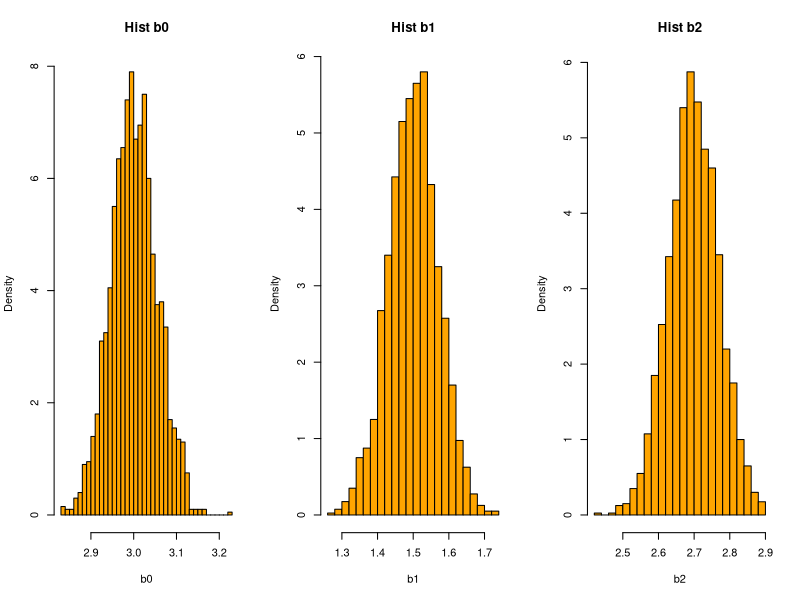
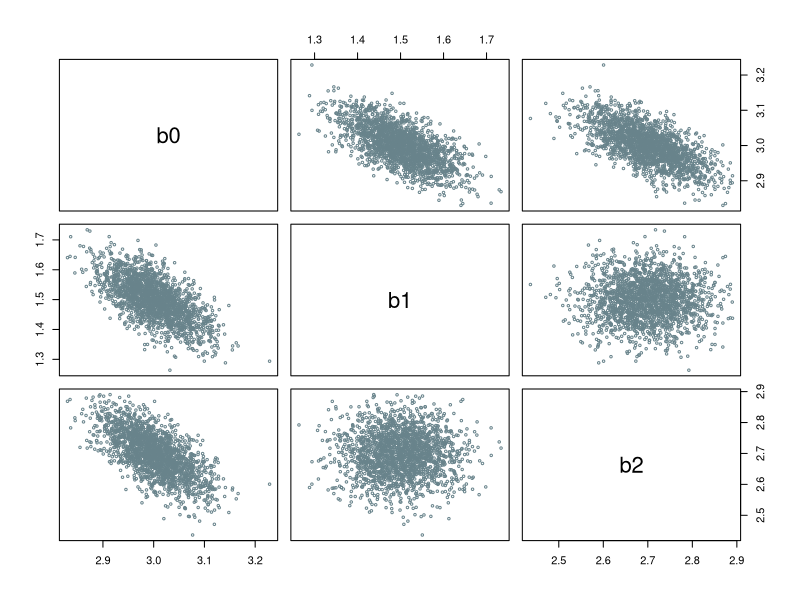
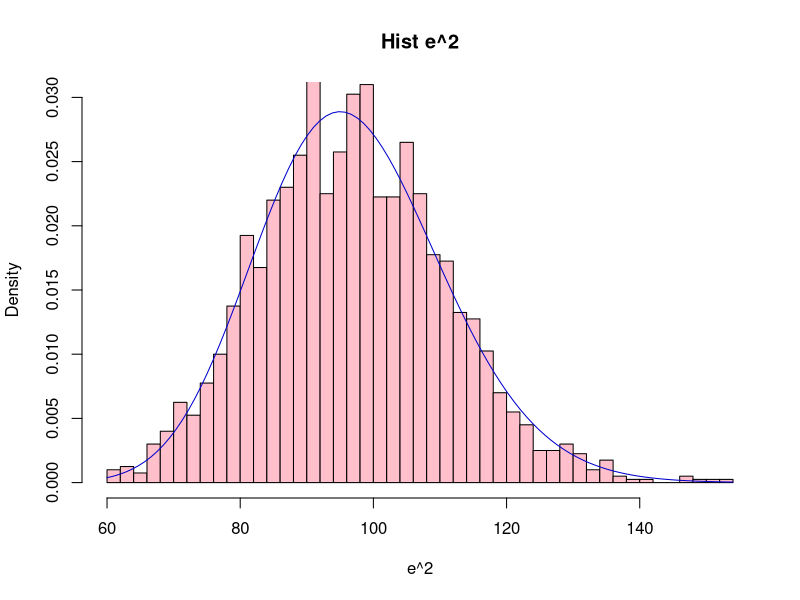
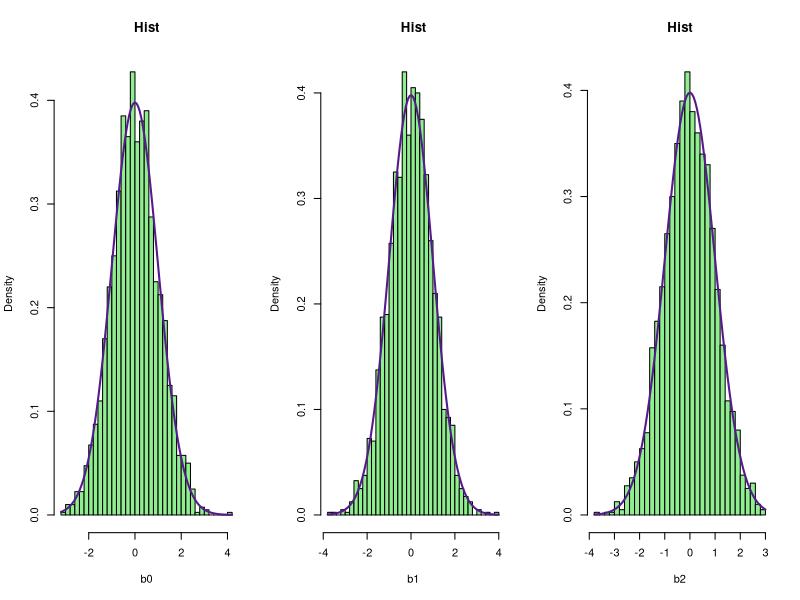

Reproduce these figures in R, in order.
# __________________________________________________________________________________________________
# 
# autor: Pedro Guarderas
# email: ajusworkopensource@gmail.com
# file: session_14.R
# 
# This program is free software; you can redistribute it and/or modify it under the 
# terms of the GNU General Public License as published by the Free Software Foundation; 
# either version 2 of the License, or (at your option) any later version.
# __________________________________________________________________________________________________
# 

# __________________________________________________________________________________________________
M<-2000
n<-100
b<-c(1.5,2.7)
b0<-3
p<-length( b )
s<-0.2

k<-1
B<-data.frame()
E2<-data.frame()
C<-data.frame()
while( k <= M ) {
  X<-matrix( runif( 2 * n ), n, 2 )
  e<-rnorm( n, 0, s )
  D<-data.frame( Y = X %*% b + b0 + e, X1 = X[,1], X2 = X[,2] )
  MC<-lm( Y ~ X1 + X2, data = D )
  B<-rbind( B, coefficients( MC ) )
  E2<-rbind( E2, sum( residuals( MC )^2 ) )
  XX<-cbind( rep( 1, n ), X )
  C<-rbind( C, diag( solve( t(XX) %*% XX ) ) )
  k<-k+1
}
colnames( B )<-c( 'b0', 'b1', 'b2' )
colnames( E2 )<-c( 'e2' )
colnames( C )<-c( 'c0', 'c1', 'c2' )
rm( k, X, e, D, MC )

# __________________________________________________________________________________________________
# Estimación de s
sqrt( mean( E2$e2 / ( n - p - 1 ) ) )

# __________________________________________________________________________________________________
X11( width = 13, height = 5 )
layout( matrix( c(1,2,3), 1, 3, byrow = TRUE ) )
hist( B$b0, breaks = 30, freq = FALSE, col = 'orange1', xlab = 'b0', main = 'Hist b0' )
hist( B$b1, breaks = 30, probability = TRUE, col = 'orange1', xlab = 'b1', main = 'Hist b1' )
hist( B$b2, breaks = 30, probability = TRUE, col = 'orange1', xlab = 'b2', main = 'Hist b2' )

X11()
plot( B, col = 'lightblue4', cex = 0.5, pch = 1 )

X11()
hist( E2$e2 / s^2, breaks = 40, probability = TRUE, col = 'pink',
      xlab = 'e^2', main = 'Hist e^2', ylim = c( 0.0, 0.03 ) )
curve( dchisq( x, df = n - p - 1 ), col = 'blue3', add = TRUE )

X11( width = 13, height = 5 )
layout( matrix( c(1,2,3), 1, 3, byrow = TRUE ) )
hist( ( B$b0 - b0 ) / sqrt( C$c0 * E2$e2 / ( n - p - 1 ) ), 
      breaks = 40, probability = TRUE, col = 'lightgreen', xlab = 'b0', main = 'Hist' )
curve( dt( x, df = n - p - 1 ), col = 'purple4', add = TRUE, lwd = 2 )
hist( ( B$b1 - b[1] ) / sqrt( C$c1 * E2$e2 / ( n - p - 1 ) ), 
      breaks = 40, probability = TRUE, col = 'lightgreen', xlab = 'b1', main = 'Hist' )
curve( dt( x, df = n - p - 1 ), col = 'purple4', add = TRUE, lwd = 2  )
hist( ( B$b2 - b[2] ) / sqrt( C$c2 * E2$e2 / ( n - p - 1 ) ), 
      breaks = 40, probability = TRUE, col = 'lightgreen', xlab = 'b2', main = 'Hist' )
curve( dt( x, df = n - p - 1 ), col = 'purple4', add = TRUE, lwd = 2 )
